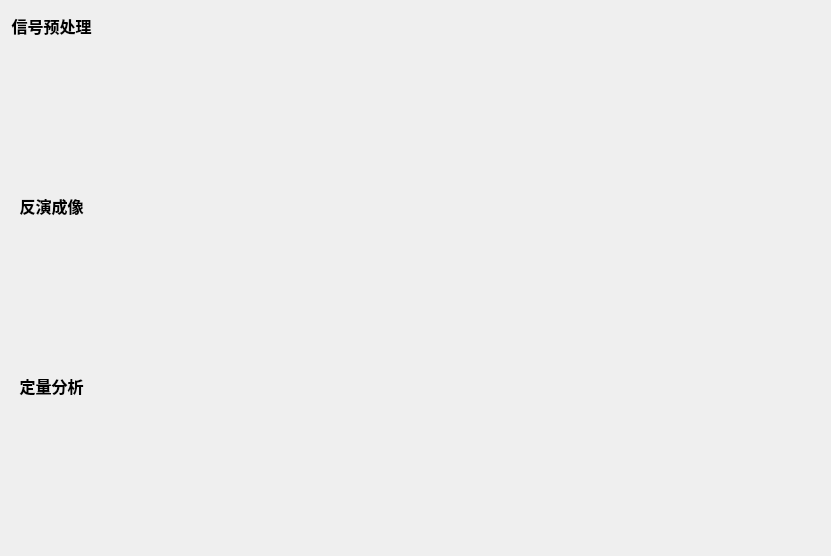
<?xml version="1.0" encoding="UTF-8"?>
<ui version="4.0">
 <class>ExpProcessWindow</class>
 <widget class="QWidget" name="ExpProcessWindow">
  <property name="geometry">
   <rect>
    <x>0</x>
    <y>0</y>
    <width>831</width>
    <height>556</height>
   </rect>
  </property>
  <property name="windowTitle">
   <string>Form</string>
  </property>
  <layout class="QVBoxLayout" name="verticalLayout">
   <item>
    <widget class="QWidget" name="widget_signalPreProcess" native="true">
     <widget class="QLabel" name="label_3">
      <property name="geometry">
       <rect>
        <x>0</x>
        <y>0</y>
        <width>81</width>
        <height>31</height>
       </rect>
      </property>
      <property name="text">
       <string>&lt;html&gt;&lt;head/&gt;&lt;body&gt;&lt;p align=&quot;center&quot;&gt;&lt;span style=&quot; font-size:12pt; font-weight:700;&quot;&gt;信号预处理&lt;/span&gt;&lt;/p&gt;&lt;/body&gt;&lt;/html&gt;</string>
      </property>
     </widget>
    </widget>
   </item>
   <item>
    <widget class="QWidget" name="widget_imaging" native="true">
     <widget class="QLabel" name="label_4">
      <property name="geometry">
       <rect>
        <x>0</x>
        <y>0</y>
        <width>81</width>
        <height>31</height>
       </rect>
      </property>
      <property name="text">
       <string>&lt;html&gt;&lt;head/&gt;&lt;body&gt;&lt;p align=&quot;center&quot;&gt;&lt;span style=&quot; font-size:12pt; font-weight:700;&quot;&gt;反演成像&lt;/span&gt;&lt;/p&gt;&lt;/body&gt;&lt;/html&gt;</string>
      </property>
     </widget>
    </widget>
   </item>
   <item>
    <widget class="QWidget" name="widget_postAnalyze" native="true">
     <widget class="QLabel" name="label_5">
      <property name="geometry">
       <rect>
        <x>0</x>
        <y>0</y>
        <width>81</width>
        <height>31</height>
       </rect>
      </property>
      <property name="text">
       <string>&lt;html&gt;&lt;head/&gt;&lt;body&gt;&lt;p align=&quot;center&quot;&gt;&lt;span style=&quot; font-size:12pt; font-weight:700;&quot;&gt;定量分析&lt;/span&gt;&lt;/p&gt;&lt;/body&gt;&lt;/html&gt;</string>
      </property>
     </widget>
    </widget>
   </item>
  </layout>
 </widget>
 <resources/>
 <connections/>
</ui>
